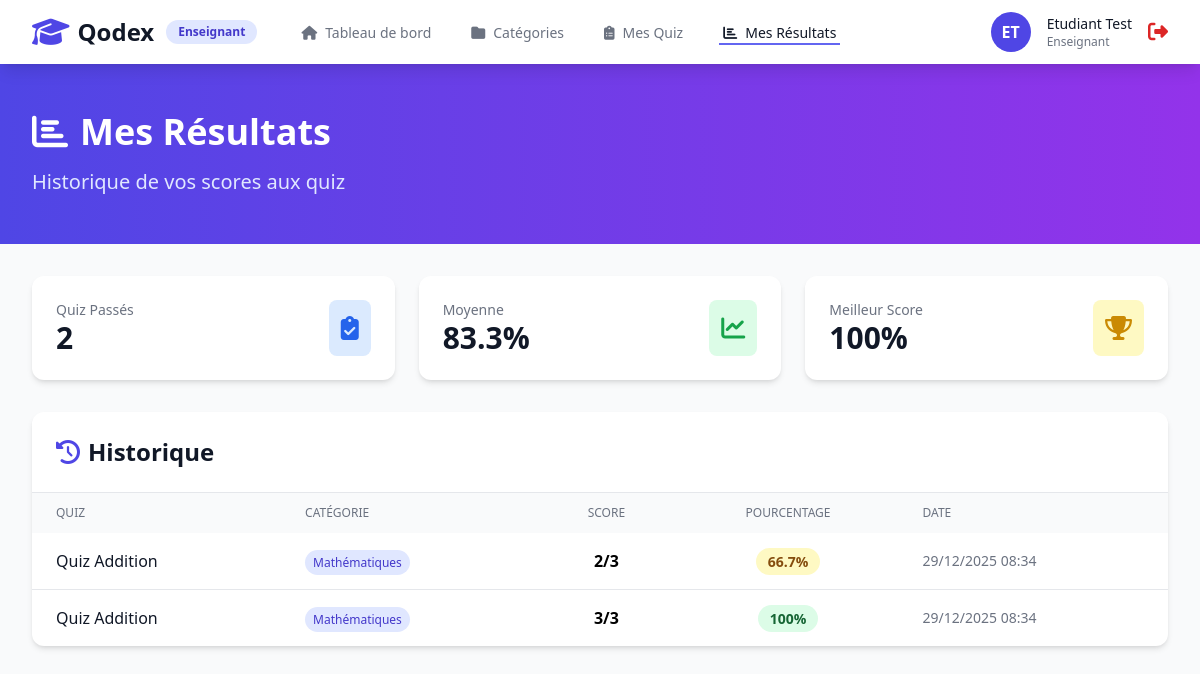
The app's page /pages/teacher/mes_resultats.php (signed in) with its own data.
### tables this page shows
CREATE TABLE IF NOT EXISTS results (
    id INT AUTO_INCREMENT PRIMARY KEY,
    quiz_id INT NOT NULL,
    etudiant_id INT NOT NULL,
    score INT NOT NULL DEFAULT 0,
    total_questions INT NOT NULL DEFAULT 0,
    created_at TIMESTAMP DEFAULT CURRENT_TIMESTAMP,
    FOREIGN KEY (quiz_id) REFERENCES quiz(id) ON DELETE CASCADE,
    FOREIGN KEY (etudiant_id) REFERENCES users(id) ON DELETE CASCADE
);

CREATE TABLE IF NOT EXISTS quiz (
    id INT AUTO_INCREMENT PRIMARY KEY,
    titre VARCHAR(255) NOT NULL,
    description TEXT,
    categorie_id INT NOT NULL,
    enseignant_id INT NOT NULL,
    is_active TINYINT(1) DEFAULT 1,
    created_at TIMESTAMP DEFAULT CURRENT_TIMESTAMP,
    FOREIGN KEY (categorie_id) REFERENCES categories(id) ON DELETE CASCADE,
    FOREIGN KEY (enseignant_id) REFERENCES users(id) ON DELETE CASCADE
);

CREATE TABLE IF NOT EXISTS categories (
    id INT AUTO_INCREMENT PRIMARY KEY,
    nom VARCHAR(100) NOT NULL,
    description TEXT,
    enseignant_id INT NOT NULL,
    created_at TIMESTAMP DEFAULT CURRENT_TIMESTAMP,
    FOREIGN KEY (enseignant_id) REFERENCES users(id) ON DELETE CASCADE
);

### classes/Security.php (called while the page is built, shortened)
<?php
class Security {
    public static function generateCSRFToken() {
        return $_SESSION['csrf_token'];
    }
}

### classes/Database.php (called while the page is built, shortened)
<?php
class Database {
    private static $instance = null;
    private $connection;
    private function __construct() {
        try {
            $dsn = "mysql:host=" . DB_HOST . ";dbname=" . DB_NAME . ";charset=" . DB_CHARSET;
            $options = [
                PDO::ATTR_ERRMODE => PDO::ERRMODE_EXCEPTION,
                PDO::ATTR_DEFAULT_FETCH_MODE => PDO::FETCH_ASSOC,
                PDO::ATTR_EMULATE_PREPARES => false,
            ];
            $this->connection = new PDO($dsn, DB_USER, DB_PASS, $options);
        } catch (PDOException $e) {
            die("Erreur de connexion : " . $e->getMessage());
        }
    }
    public static function getInstance() {
        if (self::$instance === null) {
            self::$instance = new self();
        }
        return self::$instance;
    }
    public function query($sql, $params = []) {
        $stmt = $this->connection->prepare($sql);
        $stmt->execute($params);
        return $stmt;
    }
}

### classes/Result.php (called while the page is built, shortened)
<?php
class Result {
    private $db;
    public function __construct() {
        $this->db = Database::getInstance();
    }
    public function getMyResults($etudiantId) {
        $sql = "SELECT r.*, q.titre as quiz_titre, c.nom as categorie_nom
                FROM results r
                LEFT JOIN quiz q ON r.quiz_id = q.id
                LEFT JOIN categories c ON q.categorie_id = c.id
                WHERE r.etudiant_id = ?
                ORDER BY r.created_at DESC";
        $result = $this->db->query($sql, [$etudiantId]);
        return $result->fetchAll();
    }
    public function getMyStats($etudiantId) {
        $sql = "SELECT
                    COUNT(*) as total_quiz,
                    AVG(score / total_questions * 100) as moyenne,
                    MAX(score / total_questions * 100) as meilleur_score
                FROM results
                WHERE etudiant_id = ?";
        $result = $this->db->query($sql, [$etudiantId]);
        return $result->fetch();
    }
}

### pages/teacher/mes_resultats.php (the view, shortened to what this page needs)
<?php
require_once '../../config/database.php';
require_once '../../classes/Database.php';
require_once '../../classes/Security.php';
require_once '../../classes/Result.php';
$currentPage = 'resultats';
$userId = $_SESSION['user_id'];
$userName = $_SESSION['user_nom'];
$resultObj = new Result();
$mesResultats = $resultObj->getMyResults($userId);
$mesStats = $resultObj->getMyStats($userId);
?>
<?php include '../partials/header.php'; ?>
<?php include '../partials/nav_teacher.php'; ?>
<div class="pt-16">
    <div class="bg-gradient-to-r from-indigo-600 to-purple-600 text-white">
        <div class="max-w-7xl mx-auto px-4 sm:px-6 lg:px-8 py-12">
            <h1 class="text-4xl font-bold mb-4">
                <i class="fas fa-chart-bar mr-3"></i>Mes Résultats
            </h1>
            <p class="text-xl text-indigo-100">Historique de vos scores aux quiz</p>
        </div>
    </div>
    <div class="max-w-7xl mx-auto px-4 sm:px-6 lg:px-8 py-8">
        <div class="grid grid-cols-1 md:grid-cols-3 gap-6 mb-8">
            <div class="bg-white rounded-xl shadow-md p-6">
                <div class="flex items-center justify-between">
                    <div>
                        <p class="text-gray-500 text-sm">Quiz Passés</p>
                        <p class="text-3xl font-bold text-gray-900"><?= $mesStats['total_quiz'] ?? 0 ?></p>
                    </div>
                    <div class="bg-blue-100 p-3 rounded-lg">
                        <i class="fas fa-clipboard-check text-blue-600 text-2xl"></i>
                    </div>
                </div>
            </div>
            <div class="bg-white rounded-xl shadow-md p-6">
                <div class="flex items-center justify-between">
                    <div>
                        <p class="text-gray-500 text-sm">Moyenne</p>
                        <p class="text-3xl font-bold text-gray-900">
                            <?= $mesStats['moyenne'] ? round($mesStats['moyenne'], 1) . '%' : '-' ?>
                        </p>
                    </div>
                    <div class="bg-green-100 p-3 rounded-lg">
                        <i class="fas fa-chart-line text-green-600 text-2xl"></i>
                    </div>
                </div>
            </div>
            <div class="bg-white rounded-xl shadow-md p-6">
                <div class="flex items-center justify-between">
                    <div>
                        <p class="text-gray-500 text-sm">Meilleur Score</p>
                        <p class="text-3xl font-bold text-gray-900">
                            <?= $mesStats['meilleur_score'] ? round($mesStats['meilleur_score'], 1) . '%' : '-' ?>
                        </p>
                    </div>
                    <div class="bg-yellow-100 p-3 rounded-lg">
                        <i class="fas fa-trophy text-yellow-600 text-2xl"></i>
                    </div>
                </div>
            </div>
        </div>
        <div class="bg-white rounded-xl shadow-md overflow-hidden">
            <div class="p-6 border-b border-gray-200">
                <h2 class="text-2xl font-bold text-gray-900">
                    <i class="fas fa-history mr-2 text-indigo-600"></i>Historique
                </h2>
            </div>
            <?php if (empty($mesResultats)): ?>
                <div class="p-8 text-center">
                    <i class="fas fa-inbox text-6xl text-gray-300 mb-4"></i>
                    <h3 class="text-xl font-bold text-gray-900 mb-2">Aucun résultat</h3>
                    <p class="text-gray-600">Vous n'avez pas encore passé de quiz.</p>
                </div>
            <?php else: ?>
                <div class="overflow-x-auto">
                    <table class="w-full">
                        <thead class="bg-gray-50">
                            <tr>
                                <th class="px-6 py-3 text-left text-xs font-medium text-gray-500 uppercase">Quiz</th>
                                <th class="px-6 py-3 text-left text-xs font-medium text-gray-500 uppercase">Catégorie</th>
                                <th class="px-6 py-3 text-center text-xs font-medium text-gray-500 uppercase">Score</th>
                                <th class="px-6 py-3 text-center text-xs font-medium text-gray-500 uppercase">Pourcentage</th>
                                <th class="px-6 py-3 text-left text-xs font-medium text-gray-500 uppercase">Date</th>
                            </tr>
                        </thead>
                        <tbody class="divide-y divide-gray-200">
                            <?php foreach ($mesResultats as $resultat): ?>
                                <?php
                                $pourcentage = ($resultat['score'] / $resultat['total_questions']) * 100;
                                if ($pourcentage >= 80) {
                                    $colorClass = 'bg-green-100 text-green-800';
                                } elseif ($pourcentage >= 60) {
                                    $colorClass = 'bg-yellow-100 text-yellow-800';
                                } else {
                                    $colorClass = 'bg-red-100 text-red-800';
                                }
                                ?>
                                <tr class="hover:bg-gray-50">
                                    <td class="px-6 py-4">
                                        <div class="font-medium text-gray-900">
                                            <?= htmlspecialchars($resultat['quiz_titre']) ?>
                                        </div>
                                    </td>
                                    <td class="px-6 py-4">
                                        <span class="px-2 py-1 bg-indigo-100 text-indigo-700 text-xs rounded-full">
                                            <?= htmlspecialchars($resultat['categorie_nom'] ?? 'N/A') ?>
                                        </span>
                                    </td>
                                    <td class="px-6 py-4 text-center font-bold">
                                        <?= $resultat['score'] ?>/<?= $resultat['total_questions'] ?>
                                    </td>
                                    <td class="px-6 py-4 text-center">
                                        <span class="px-3 py-1 <?= $colorClass ?> text-sm font-semibold rounded-full">
                                            <?= round($pourcentage, 1) ?>%
                                        </span>
                                    </td>
                                    <td class="px-6 py-4 text-gray-500 text-sm">
                                        <?= date('d/m/Y H:i', strtotime($resultat['created_at'])) ?>
                                    </td>
                                </tr>
                            <?php endforeach; ?>
                        </tbody>
                    </table>
                </div>
            <?php endif; ?>
        </div>
    </div>
</div>
<?php include '../partials/footer.php'; ?>

### pages/partials/header.php (shortened to what this page needs)
<!DOCTYPE html>
<html lang="fr">
<head>
    <script src="https://cdn.tailwindcss.com"></script>
    <link rel="stylesheet" href="https://cdnjs.cloudflare.com/ajax/libs/font-awesome/6.4.0/css/all.min.css">
</head>
<body class="bg-gray-50">

### pages/partials/nav_teacher.php
<?php
$userName = $userName ?? $_SESSION['user_nom'] ?? 'User';
$initials = strtoupper(substr($userName, 0, 1) . substr(explode(' ', $userName)[1] ?? '', 0, 1));
$basePath = '';
if (strpos($_SERVER['PHP_SELF'], '/teacher/') !== false) {
    $basePath = '../';
}
?>
<nav class="bg-white shadow-lg fixed w-full z-50">
    <div class="max-w-7xl mx-auto px-4 sm:px-6 lg:px-8">
        <div class="flex justify-between h-16">
            <div class="flex items-center">
                <div class="flex-shrink-0 flex items-center">
                    <i class="fas fa-graduation-cap text-3xl text-indigo-600"></i>
                    <span class="ml-2 text-2xl font-bold text-gray-900">Qodex</span>
                    <span class="ml-3 px-3 py-1 bg-indigo-100 text-indigo-700 text-xs font-semibold rounded-full">Enseignant</span>
                </div>
                <div class="hidden md:ml-10 md:flex md:space-x-8">
                    <a href="<?= $basePath ?>teacher/dashboard.php"
                       class="<?= ($currentPage ?? '') === 'dashboard' ? 'border-indigo-500 text-gray-900' : 'border-transparent text-gray-500 hover:border-gray-300 hover:text-gray-700' ?> inline-flex items-center px-1 pt-1 border-b-2 text-sm font-medium">
                        <i class="fas fa-home mr-2"></i>Tableau de bord
                    </a>
                    <a href="<?= $basePath ?>teacher/categories.php"
                       class="<?= ($currentPage ?? '') === 'categories' ? 'border-indigo-500 text-gray-900' : 'border-transparent text-gray-500 hover:border-gray-300 hover:text-gray-700' ?> inline-flex items-center px-1 pt-1 border-b-2 text-sm font-medium">
                        <i class="fas fa-folder mr-2"></i>Catégories
                    </a>
                    <a href="<?= $basePath ?>teacher/quiz.php"
                       class="<?= ($currentPage ?? '') === 'quiz' ? 'border-indigo-500 text-gray-900' : 'border-transparent text-gray-500 hover:border-gray-300 hover:text-gray-700' ?> inline-flex items-center px-1 pt-1 border-b-2 text-sm font-medium">
                        <i class="fas fa-clipboard-list mr-2"></i>Mes Quiz
                    </a>
                    <a href="<?= $basePath ?>teacher/mes_resultats.php"
                       class="<?= ($currentPage ?? '') === 'resultats' ? 'border-indigo-500 text-gray-900' : 'border-transparent text-gray-500 hover:border-gray-300 hover:text-gray-700' ?> inline-flex items-center px-1 pt-1 border-b-2 text-sm font-medium">
                        <i class="fas fa-chart-bar mr-2"></i>Mes Résultats
                    </a>
                </div>
            </div>
            <div class="flex items-center">
                <div class="flex items-center space-x-4">
                    <div class="w-10 h-10 rounded-full bg-indigo-600 flex items-center justify-center text-white font-semibold">
                        <?= $initials ?>
                    </div>
                    <div class="hidden md:block">
                        <div class="text-sm font-medium text-gray-900"><?= htmlspecialchars($userName) ?></div>
                        <div class="text-xs text-gray-500">Enseignant</div>
                    </div>
                    <a href="<?= $basePath ?>auth/logout.php?token=<?= Security::generateCSRFToken() ?>"
                       class="text-red-600 hover:text-red-700" title="Déconnexion">
                        <i class="fas fa-sign-out-alt text-xl"></i>
                    </a>
                </div>
            </div>
        </div>
    </div>
</nav>

### pages/partials/footer.php (shortened to what this page needs)
</body>
</html>

### records on screen
results: quiz.titre "Quiz Addition", categories.nom "Mathématiques", score "2", total_questions "3", pourcentage "66.7", created_at "29/12/2025 08:34"
results: quiz.titre "Quiz Addition", categories.nom "Mathématiques", score "3", total_questions "3", pourcentage "100", created_at "29/12/2025 08:34"

### other values on screen
$initials "ET"
$userName "Etudiant Test"
$mesStats['total_quiz'] "2"
$mesStats['moyenne'] "83.3"
$mesStats['meilleur_score'] "100"
